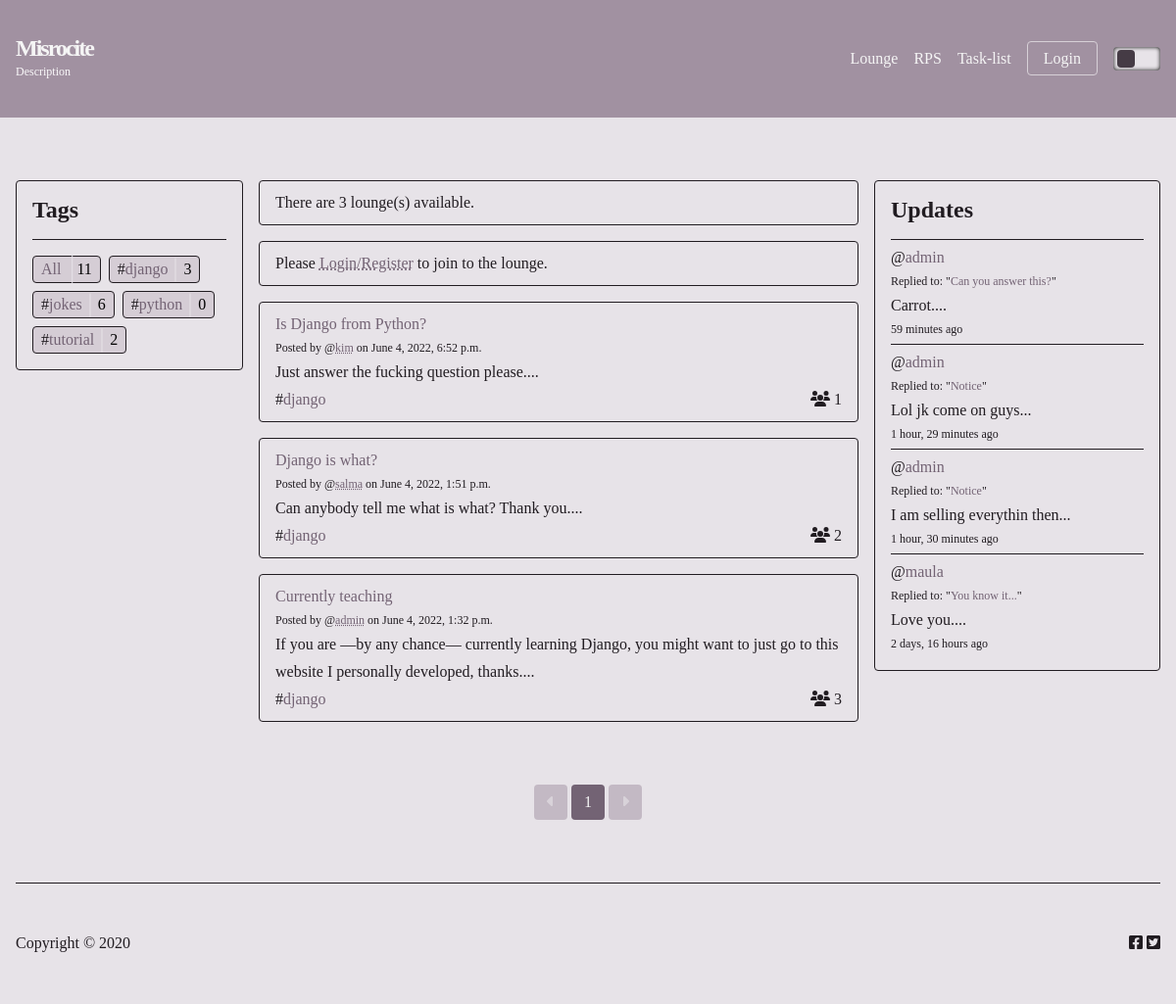
The app's page /lounge/?query=django with its own data.
### base/models.py (models this page shows, shortened)
class Topic(models.Model):
	name = models.CharField(max_length=100)
	def __str__(self):
		return self.name

class Lounge(models.Model):
	host = models.ForeignKey(User, on_delete=models.SET_NULL, null=True)
	topic = models.ForeignKey(Topic, on_delete=models.SET_NULL, null=True)
	name = models.CharField(max_length=100)
	description = models.TextField(null=True, blank=True)
	participants = models.ManyToManyField(User, related_name='participants', blank=True)
	updated = models.DateTimeField(auto_now=True)
	created = models.DateTimeField(auto_now_add=True)
	class Meta(object):
		ordering = [
			'-updated',
			'-created',
		]
	def __str__(self):
		return self.name

class Message(models.Model):
	user = models.ForeignKey(User, on_delete=models.CASCADE)
	lounge = models.ForeignKey(Lounge, on_delete=models.CASCADE)
	body = models.TextField()
	updated = models.DateTimeField(auto_now=True)
	created = models.DateTimeField(auto_now_add=True)
	class Meta(object):
		ordering = [
			'-updated',
			'-created',
		]

### base/views.py (the view)
# urls.py: path('lounge/', lounge, name='lounge'),
def lounge(request):
	members = User.objects.all().order_by('username')[0:3]
	member_count = members.count()
	query = request.GET.get('query', '')
	tag = request.GET.get('tag', '')
	page_num = request.GET.get('page', 1)
	topics = Topic.objects.all().order_by('name')
	recent_updates = Message.objects.filter(Q(lounge__topic__name__icontains=tag) or Q(lounge__topic__name__icontains=query))
	if query != '':
		lounges = Lounge.objects.filter(Q(topic__name__icontains=query) | Q(name__icontains=query) | Q(description__icontains=query) | Q(host__username__icontains=query))
	elif query == '' and tag != '':
		lounges = Lounge.objects.filter(Q(topic__name__icontains=tag))
	elif query != '' and tag != '':
		messages.warning(request, 'Currently unavailable...')
		return HttpResponseRedirect('/lounge/')
	else:
		lounges = Lounge.objects.all()
	paginator = Paginator(lounges, 4)
	counter = Lounge.objects.all().count()
	try:
		pages = paginator.page(page_num)
	except PageNotAnInteger:
		pages = paginator.page(1)
	except EmptyPage:
		pages = paginator.page(paginator.num_pages)
	pages_range = pages.paginator.page_range
	param = {
		'all_lounges_count': counter,
		'lounges': lounges,
		'member_count': member_count,
		'members': members,
		'pages': pages,
		'pages_range': pages_range,
		'recent_updates': recent_updates,
		'tag': tag,
		'topics': topics,
		'query': query,
	}
	return render(request, 'base/lounge.html', param)

### templates/base/lounge.html (shortened to what this page needs)
{% extends 'base.html' %}
{% block content %}
<section class="lounge" id="lounge">
	<div class="container">
		<div class="row">
			{% include 'base/tags.html' %}
			<div class="mid">
				<div class="new-post-maybe">
					<p>There are {{ lounges.count }} lounge(s) available.</p>
				</div>
				<div class="new-post-maybe">
				{% if request.user.is_authenticated %}
				<p>Click here to write a <a href="{% url 'lounge_insert' %}" class="link">new</a> post.</p>
				{% else %}
				<p>Please <a href="{% url 'auth' %}" class="link underlined">Login/Register</a> to join to the lounge.</p>
				{% endif %}
				</div>
				{% for lounge in pages %}
					{% include 'base/content.html' %}
				{% endfor %}
			</div>
			{% include 'base/updates.html' %}
		</div>
	</div>
</section>
{% include 'pagination.html' %}
{% endblock content %}

### templates/base/tags.html
<div class="tags">
	<h2 class="text-title">Tags</h2>
	<ul class="list-group">
		<li class="list-group-item"><a href="{% url 'lounge' %}">All</a><span class="tag-count">{{ all_lounges_count }}</span></li>
		{% for topic in topics %}
		<li class="list-group-item">#<a href="{% url 'lounge' %}?tag={{ topic }}">{{ topic }}</a><span class="tag-count">{{ topic.lounge_set.all.count }}</span></li>
		{% endfor %}
	</ul>
</div>

### templates/base/content.html (shortened to what this page needs)
<div class="card">
	<div class="card-header">
		<div class="among-spaces">
		<p class="content-title"><a href="{% url 'lounge_details' lounge.id %}">{{ lounge.name }}</a></p>
		</div>
		<p class="content-author">Posted by @<a href="{% url 'profile' lounge.host.id %}" class="underlined">{{ lounge.host.username }}</a> on {{lounge.created}}</p>
		<p class="content-details">{{ lounge.description|slice:"0:128" }}...</p>
	</div>
	<div class="card-footer">
		<p class="content-tags">#<a href="{% url 'lounge' %}?query={{ lounge.topic.name }}">{{ lounge.topic.name }}</a></p>
		<p><span class="fas fa-users"></span>&nbsp;{{ lounge.participants.all.count }}</p>
	</div>
</div>

### templates/base/updates.html (shortened to what this page needs)
<div class="updates">
	<h2 class="text-title">Updates</h2>
	{% if recent_updates %}
	{% for update in recent_updates|slice:"0:4" %}
	<div class="box-updates item">
		<div class="among-spaces">
		<p>@<a href="{% url 'profile' update.user.id %}">{{ update.user }}</a></p>
		</div>
		<p class="smol-text">Replied to: "<a href="{% url 'lounge_details' update.lounge.id %}" class="link">{{ update.lounge }}</a>"</p>
		<p>{{ update.body|slice:"0:42" }}...</p>
		<p class="right smol-text">{{ update.created|timesince }} ago</p>
	</div>
	{% endfor %}
	{% else %}
	<div class="box_updates">
		<p>No updates yet available.</p>
	</div>
	{% endif %}
</div>

### assets/css/style.css (style rules this page uses)
:root { --link-color: hsla(298deg, 8%, 42%, 1); --text-color: hsla(298deg, 8%, 12%, 1); --mute-color: hsla(298deg, 8%, 98%, 1); --background-color: hsla(298deg, 8%, 90%, 1); --primary-light-color: hsla(298deg, 8%, 60%, 1); --primary-normal-color: hsla(298deg, 8%, 42%, 1); --primary-dark-color: hsla(298deg, 8%, 25%, 1); --border-color: hsla(298deg, 8%, 83%, 1); --border-nox-color: hsla(298deg, 8%, 12%, 1); --tag-color: hsla(298deg, 8%, 82%, 1); --black: hsla(0deg, 0%, 0%, 1); --white: hsla(0deg, 0%, 96%, 1); --red: hsla(0deg, 20%, 42%, 1); --green: hsla(120deg, 20%, 42%, 1); --blue: hsla(210deg, 20%, 42%, 1); --yellow: hsla(72deg, 20%, 42%, 1); --header-size: 1.5rem; --normal-size: .em; --smol-size: .75em; }
*, *::before, *::after { margin: 0; padding: 0; box-sizing: border-box; }
p { font-size: var(--normal-size); line-height: 1.75; }
body { font-family: 'Ubuntu'; background-color: var(--background-color); color: var(--text-color); }
.row { display: flex; grid-gap: 1rem; }
.smol-text { font-size: var(--smol-size); color: var(--border-nox-color); }
a.link { color: var(--link-color); animation: blink 4200ms infinite; transition: all 300ms ease-in-out; text-decoration: none; }
section { margin: auto; max-width: 1280px; width: 100%; padding: 4rem 1rem; }
.lounge .mid { display: flex; grid-gap: 1rem; flex-direction: column; }
.lounge .card { padding: .5rem 1rem; border: 1px solid var(--border-nox-color); border-radius: .25rem; }
.lounge a { color: var(--link-color); text-decoration: none; transition: all 300ms ease-in-out; }
.lounge .container .row { flex-wrap: wrap; grid-gap: 1rem; align-items: flex-start; justify-content: space-between; }
.mid { flex: 1 0 560px; }
.among-spaces { display: flex; justify-content: space-between; align-items: center; position: relative; }
.new-post-maybe { padding: .5rem 1rem; border: 1px solid var(--border-nox-color); border-radius: .25rem; }
.card-footer { display: flex; align-items: center; justify-content: space-between; }
.tags, .updates { background-color: transparent; border: 1px solid var(--border-nox-color); padding: 1rem; border-radius: .25rem; }
.tags { flex: 1 0 180px; display: flex; flex-direction: column; grid-gap: 1rem; }
.tags ul { display: flex; grid-gap: .5rem; flex-wrap: wrap; justify-content: flex-start; align-items: center; }
.tags ul li { list-style-type: none; padding: .25rem .5rem; border-radius: .25rem; border: 1px solid var(--border-nox-color); background-color: var(--tag-color); }
.tags .tag-count { position: relative; padding-left: 1rem; color: var(--black); }
.tags .tag-count::before { content: ''; width: 100%; height: 1px; background-color: var(--background-color); position: absolute; transform: rotate(90deg); left: -4px; top: 8.75px; }
.updates { flex: 1 1 240px; display: flex; flex-direction: column; grid-gap: .25rem; }
.box-updates.item + .item { border-top: 1px solid var(--border-nox-color); padding-top: .25rem; }
.text-title { position: relative; border-bottom: 1px solid var(--border-nox-color); padding-bottom: 1rem; }
.content-author { font-size: var(--smol-size); }
.underlined { text-decoration: underline!important; text-decoration-style: dotted!important; }

### records on screen
Topic: name "django", lounge_set.all.count "3"
Topic: name "jokes", lounge_set.all.count "6"
Topic: name "python", lounge_set.all.count "0"
Topic: name "tutorial", lounge_set.all.count "2"
Lounge: name "Is Django from Python?", host.username "kim", created "June 4, 2022, 6:52 p.m.", description "Just answer the fucking question please.", topic.name "django", participants.all.count "1"
Lounge: name "Django is what?", host.username "salma", created "June 4, 2022, 1:51 p.m.", description "Can anybody tell me what is what? Thank you.", topic.name "django", participants.all.count "2"
Lounge: name "Currently teaching", host.username "admin", created "June 4, 2022, 1:32 p.m.", description "If you are —by any chance— currently learning Django, you might want to just go to this website I personally developed, thanks.", topic.name "django", participants.all.count "3"
Message: user "admin", lounge "Can you answer this?", body "Carrot.", created "59 minutes"
Message: user "admin", lounge "Notice", body "Lol jk come on guys", created "1 hour, 29 minutes"
Message: user "admin", lounge "Notice", body "I am selling everythin then", created "1 hour, 30 minutes"
Message: user "maula", lounge "You know it...", body "Love you.", created "2 days, 16 hours"

### other values on screen
{{ all_lounges_count }} "11"
{{ lounges.count }} "3"
{{ this_page }} "1"
